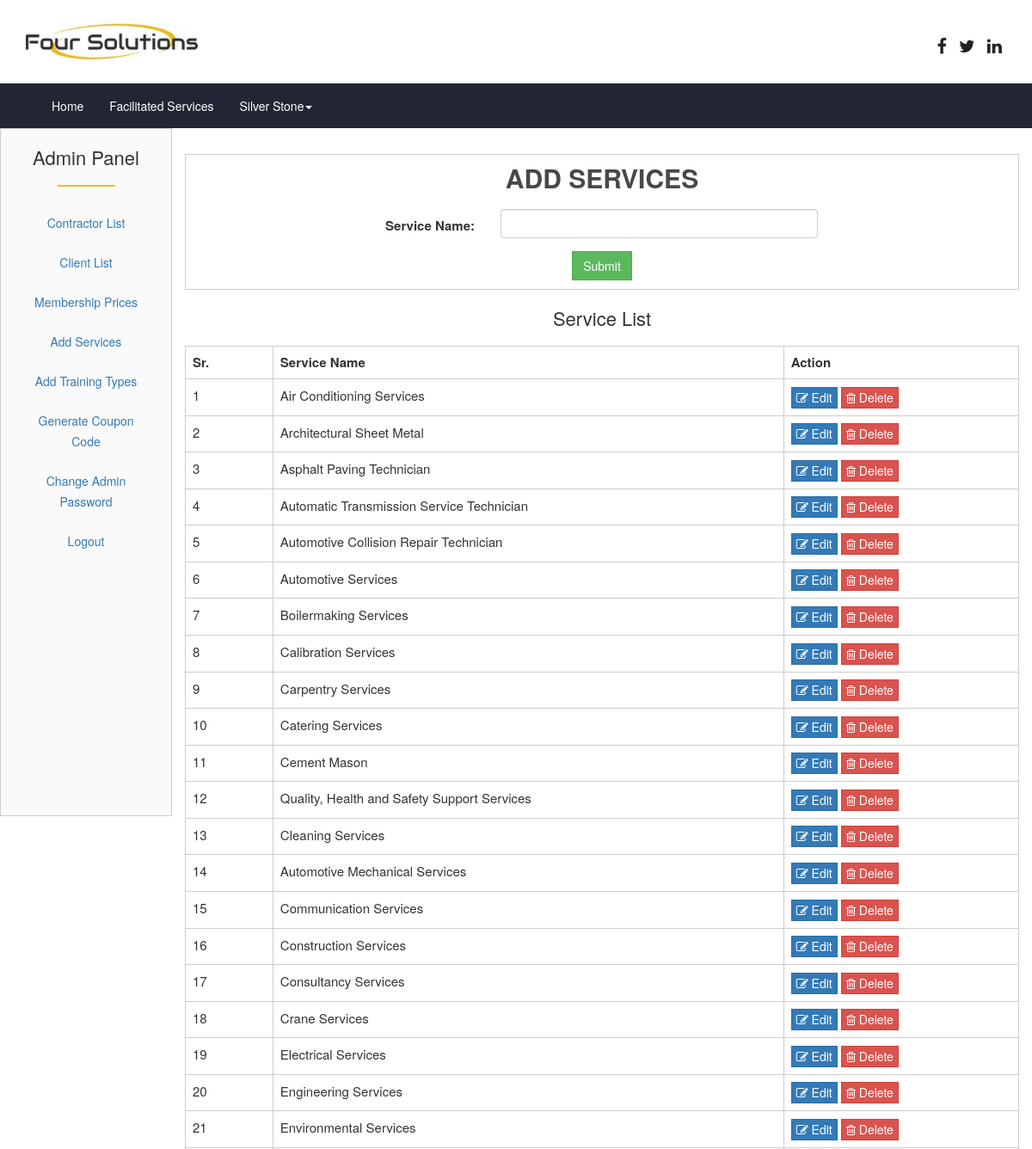
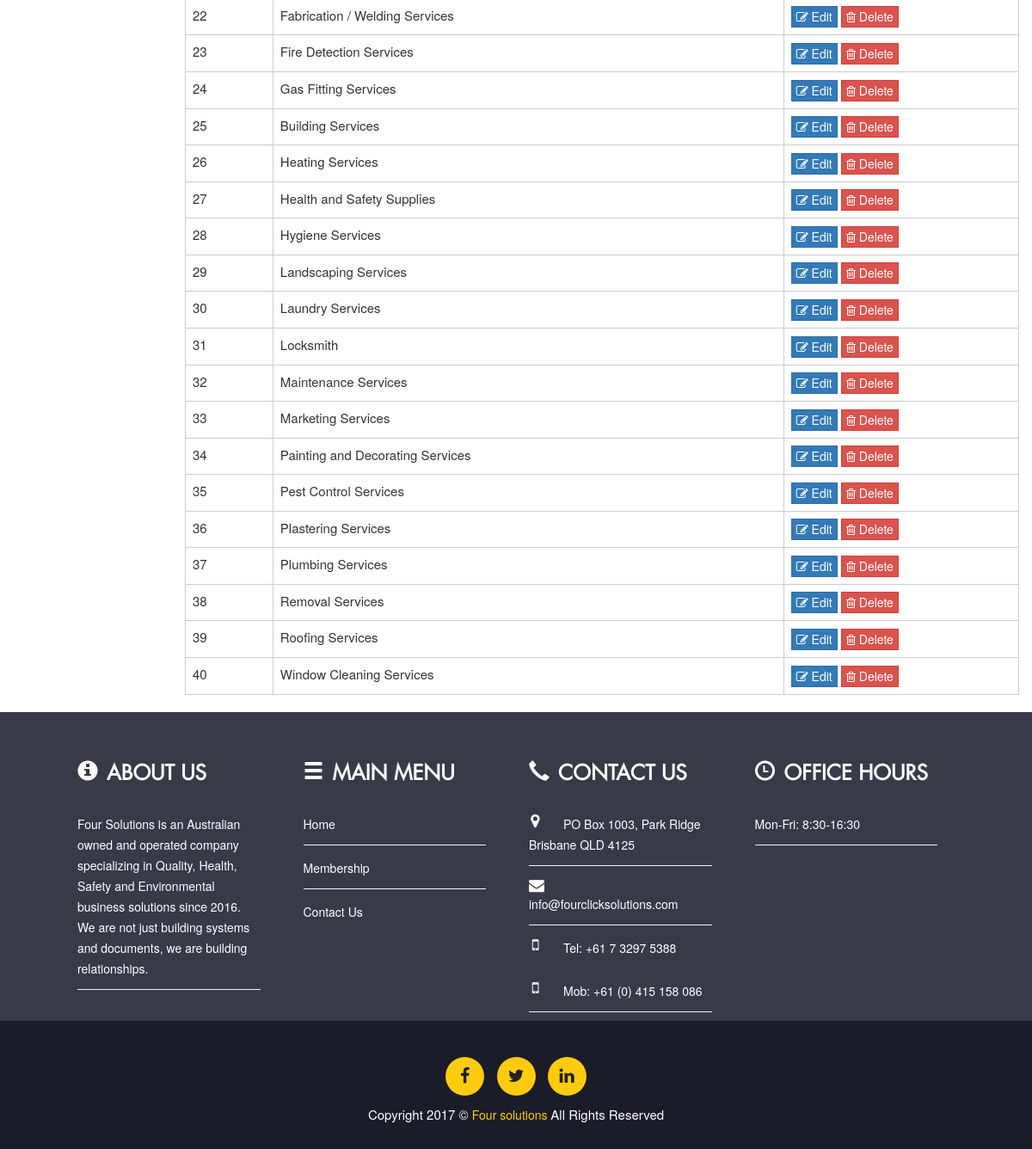
The app's page /admin/services.php (signed in) with its own data (2 pictures, top to bottom).
### tables this page shows
CREATE TABLE `services_type` (
  `serv_id` int(11) NOT NULL,
  `serv_name` varchar(255) NOT NULL
);

### admin/services.php (the view, shortened to what this page needs)
<?php
@include("../header1.php");
@include("../contractor/db/connect.php");
?>
<div class="container-fluid">
  <?php @include("admin-sidebar.php"); ?>
    <div class="col-sm-10">
<div class="add-service text-center">
	<div class="sign_main_con_adj">
	<h2> Add Services</h2>
		<form class="form-horizontal"  action="services.php<?php
					if(isset($_GET['edit_id'])) { ?>?update_id=<?php echo $serid; }  ?> " method="post" id="signup-form">
		  <div class="form-group">
		    <label class="control-label col-sm-4" for="email">Service Name:</label>
		    <div class="col-sm-6">
		    <input type="text" class="form-control"   name="service_name" required="" id ="service_name" value="<?php if(isset($_GET['edit_id'])) echo $sername; ?>">
		    </div>
		  </div>
	  <?php
						  if(isset($_GET['edit_id']))
							{
							?><button id="btn-update" type="submit" value="btn-update" class="btn btn-success" name="btn-update">Update</button>
							<?php
							}
							else
							{
								?><button id="send" type="submit" name="submit" value="submit" class="btn btn-success">Submit</button><?php
							}
						?>
	</div>
</div>
    	<p class="para_adj">Service List</p>
     	<table class="table tabl_pad">
     	<form action="" Method="POST">
		      <tbody>
		      <tr>
		       <th>Sr.</th>
		        <th>Service Name</th>
		         <th>Action</th>
		      </tr>
		      <?php
    $result = "SELECT * FROM  `services_type` ";
				$sql = $conn->query($result);
					if ($sql->num_rows > 0) {
					$i='0';
	                while($row = $sql->fetch_assoc()) { $i++;?>
		      <tr>
		       <td><?= $i; ?></td>
		        <td><?= $row['serv_name'] ; ?></td>
		         	<td>
               <a href="services.php?edit_id=<?php echo $row['serv_id']; ?>" class="btn btn-primary btn-xs"><i class="fa fa-pencil-square-o"></i> Edit
              </a>
               <a onclick="javascript:confirmationDelete($(this));return false;" href="services.php?delete_id=<?php echo $row['serv_id']; ?> " class="btn btn-danger btn-xs"><i class="fa fa-trash-o"></i> Delete</a>
                        	</td>
		      </tr>
		    <?php }}?>
		    </tbody>
		  </table>
    </div>
  </div>
</div>
<?php
@include("../footer1.php");
?>

### header1.php (shortened to what this page needs)
<!DOCTYPE html>
 <html lang="en">
    <head>
        <link rel="stylesheet" href="../custom-font/fonts.css" />
        <link rel="stylesheet" href="../css/bootstrap.min.css" />
        <link rel="stylesheet" href="../css/font-awesome.min.css" />
        <link rel="stylesheet" href="../css/bootsnav.css">
        <link rel="stylesheet" href="../css/custom.css" />
  <link rel="stylesheet" type="text/css" href="../css/table.css">
    </head>
    <body>
        <header>
            <div class="top_nav">
                <div class="container">
                    <div class="logo">
                        <a class="navbar-brand" href=""><img src="../images/logo-construction.png" alt="logo"></a>
                    </div>
                    <ul class="list-inline social_icon">
                      <li><a href=""><span class="fa fa-facebook"></span></a></li>
                        <li><a href="https://twitter.com/4clicksolutions"><span class="fa fa-twitter"></span></a></li>
                        <li><a href="https://au.linkedin.com/in/andrew-greenslade-7aa58191"><span class="fa fa-linkedin"></span></a></li>
                    </ul>
                </div>
            </div>
            <nav class="navbar bootsnav">
                <div class="container">
                    <div class="navbar-header" id="header2">
                        <div class="collapse navbar-collapse" id="navbar-menu">
                            <ul class="nav navbar-nav menu">
                                <li><a href="../index.php">Home</a></li>
                                <li><a href="../Facilitated-Services.php">Facilitated Services</a></li>
                                <ul class="nav navbar-nav ">
                                    <li class="dropdown">
                                        <a href="#" class="dropdown-toggle" data-toggle="dropdown"><?php echo $_SESSION['business_name']; ?><b class="caret"></b></a>
                                    </li>
                                </ul>
                            </ul>
                        </div>
                    </div>
                </div>
            </nav>
        </header>

### admin/admin-sidebar.php
<div class="row content">
    <div class="col-sm-2 sidenav">
      <ul class="nav nav-pills nav-stacked ">
      	<p class="para_adj">Admin Panel</p>
      	<hr>
        <li><a href="admin-contractor.php">Contractor List</a></li>
        <li><a href="admin-client.php">Client List</a></li>
          <li><a href="admin-prices.php">Membership Prices</a></li>
            <li><a href="services.php">Add Services</a></li>
             <li><a href="training_type.php">Add Training Types</a></li>
             <li><a href="coupon.php">Generate Coupon Code</a></li>
             <li class=""><a href="change-password.php">Change Admin Password</a></li>
         <li><a href="../logout.php">Logout</a></li>
      </ul><br>
    </div>

### footer1.php (shortened to what this page needs)
        <footer>
            <div class=" footer_top">
                <div class="row">
                    <div class="col-lg-3 col-sm-7">
                        <div class="footer_item">
                            <h4><span class="glyphicon">&#xe086;</span>ABOUT US</h4>
                            <p>Four Solutions is an Australian owned and operated company specializing in Quality, Health, Safety and Environmental business solutions since 2016. We are not just building systems and documents, we are building relationships.
                            </p>
                        </div>
                    </div>
                     <div class="col-lg-3 col-sm-7">
                        <div class="footer_item">
                            <h4><span class="glyphicon">&#xe236;</span>MAIN MENU</h4>
                            <ul class="list-unstyled footer_contact">
                              <li><a href="index.php">Home</a></li>
                                <li><a href="pakages.php">Membership</a></li>
                                <li><a href="contact.php">Contact Us</a></li>
                            </ul>
                        </div>
                    </div>
                    <div class="col-lg-3 col-sm-7">
                        <div class="footer_item">
                            <h4><span class="glyphicon">&#xe182;</span>CONTACT US</h4>
                            <ul class="list-unstyled footer_contact">
                                <ul class="list-unstyled footer_contact">
                              <li><span class="fa fa-map-marker"></span>PO Box 1003, Park Ridge
Brisbane QLD 4125</li>
                                <li><span class="fa fa-envelope"></span> info@fourclicksolutions.com</li>
                                <li><span class="fa fa-mobile"></span>Tel: +61 7 3297 5388</li>
                                <li><span class="fa fa-mobile"></span>Mob: +61 (0) 415 158 086</li>
                            </ul>
                        </div>
                    </div>
                    <div class="col-lg-3 col-sm-7">
                     <div class="footer_item">
                        <h4><span class="glyphicon">&#xe023;</span>OFFICE HOURS</h4>
                        <p>Mon-Fri: 8:30-16:30</p>
                    </div>
                    </div>
                </div>
            </div>
            <div class="footer_bottom text-center">
                <p class="wow fadeInRight">
                     <ul class="list-inline footer_social_icon">
                                 <li><a href=""><span class="fa fa-facebook"></span></a></li>
                                <li><a href="https://twitter.com/4clicksolutions"><span class="fa fa-twitter"></span></a></li>
                                <li><a href="https://au.linkedin.com/in/andrew-greenslade-7aa58191"><span class="fa fa-linkedin"></span></a></li>
                            </ul>
                    Copyright 2017 ©  <a target="_blank" href="#">Four solutions </a>All Rights Reserved
                </p>
            </div>
        </footer>
    </body>
</html>

### css/bootsnav.css (style rules this page uses)
nav.bootsnav .container { position: relative; }
nav.navbar.bootsnav { margin-bottom: 0; -moz-border-radius: 0px; -webkit-border-radius: 0px; -o-border-radius: 0px; border-radius: 0px; background-color: #fff; border: none; border-bottom: solid 1px #e0e0e0; z-index: 9; }
nav.navbar.bootsnav ul.nav > li > a { color: #6f6f6f; background-color: transparent !important; }
body { -webkit-transition: all 0.3s ease-in-out; -moz-transition: all 0.3s ease-in-out; -o-transition: all 0.3s ease-in-out; -ms-transition: all 0.3s ease-in-out; transition: all 0.3s ease-in-out; }
nav.navbar.bootsnav ul.nav > li > a { padding: 30px 15px; }

### css/custom.css (style rules this page uses)
body { font-size: 15px; line-height: 24px; font-family: '"HelveticaNeue", "Helvetica Neue", Helvetica, Arial, Verdana, sans-serif; color: #484848; }
h1, h2, h3, h4, h5, h6 { font-weight: bold; text-transform: uppercase; color: #484848; }
h2 { font-size: 30px; margin: 0 0 20px; }
img { width: 100%; }
a,button { outline: 0 !important; }
.list-inline.info a,.list-inline.social_icon a,nav.navbar.bootsnav ul.nav > li > a,.attr-nav > ul > li > a,.btn.know_btn,#filters > button,.portfolio_hover_area,.portfolio_hover_area .fa,.testimonial_content,.testimonial_content p:first-child::before,#contact_form .form-control,#contact_form .btn.submit_btn,footer a,.footer_social_icon .fa,.post .date,#scrollUp { transition: all 0.4s ease; -webkit-transition: all 0.4s ease; -moz-transition: all 0.4s ease; -o-transition: all 0.4s ease; -ms-transition: all 0.4s ease; }
.top_nav { background: #fff none repeat scroll 0 0; overflow: hidden; padding: 10px 0; }
.list-inline.info a,.list-inline.social_icon a { color: #222; font-family: 'futura_ltbook', sans-serif; }
.list-inline.info a .fa,.list-inline.social_icon a .fa { font-size: 20px; vertical-align: text-top; }
.list-inline.social_icon { float: right; margin-top:30px; }
nav.navbar.bootsnav { background: #222533 none repeat scroll 0 0; border: 0 none; }
nav.navbar.bootsnav ul.nav > li > a { color: #fff; }
.navbar-brand { height: auto; padding:0px; }
#navbar-menu { margin: 6px 0; }
.nav.navbar-nav.menu { float: right; }
footer { background-size:cover; position:relative; padding-top:45px !important; }
footer::before { background: rgba(255, 255, 255, 0.33) none repeat scroll 0 0; content: ""; left: 0; position: absolute; top: 0; width: 100%; z-index: 1; }
footer::after { background: rgba(34, 37, 51, 0.9) none repeat scroll 0 0; content: ""; height: 100%; left: 0; position: absolute; top: 0; width: 100%; }
.footer_top,.footer_bottom { position:relative; z-index:1; color:#fff; padding-left: 90px; padding-right: 90px; }
.footer_item > h4 { color: #fff; font-family: "futura_ltbook",sans-serif; font-size: 24px; margin-bottom: 34px; text-transform: inherit; }
.footer_item .list-unstyled > li a { color: #fff; }
.list-inline.footer_social_icon { margin: 14px 0px 10px 0px; }
.footer_social_icon .fa { background: #ffcb0f none repeat scroll 0 0; border-radius: 100%; color: #222; font-size: 20px; height: 45px; padding: 12px; text-align: center; width: 45px; }
.list-unstyled.post,.list-unstyled.footer_contact { margin-top: -14px; }
.list-unstyled.post > li,.list-unstyled.footer_contact > li { padding: 14px 0; overflow:hidden; }
.footer_contact .fa { margin-right: 25px; text-align: center; width: 15px; float: left; font-size:18px; }
.footer_bottom { background: #1a1c27 none repeat scroll 0 0; padding: 28px 0 18px; }
.footer_bottom a { color: #ffcb0f; }
.logo { max-width: 200px; width: 100%; float: left; }
nav.navbar.bootsnav ul.nav > li > a { padding: 10px 15px !important; }
hr { border: solid 1px #efbb20; width: 65px; }
.btn { border-radius:0px; }
.add-service.text-center { margin-top: 30px; }

### records on screen
services_type: serv_name "Air Conditioning Services"
services_type: serv_name "Architectural Sheet Metal"
services_type: serv_name "Asphalt Paving Technician"
services_type: serv_name "Automatic Transmission Service Technician"
services_type: serv_name "Automotive Collision Repair Technician"
services_type: serv_name "Automotive Services"
services_type: serv_name "Boilermaking Services"
services_type: serv_name "Calibration Services"
services_type: serv_name "Carpentry Services"
services_type: serv_name "Catering Services"
services_type: serv_name "Cement Mason"
services_type: serv_name "Quality, Health and Safety Support Services"
services_type: serv_name "Cleaning Services"
services_type: serv_name "Automotive Mechanical Services"
services_type: serv_name "Communication Services"
services_type: serv_name "Construction Services"
services_type: serv_name "Consultancy Services"
services_type: serv_name "Crane Services"
services_type: serv_name "Electrical Services"
services_type: serv_name "Engineering Services"
services_type: serv_name "Environmental Services"
services_type: serv_name "Fabrication / Welding Services"
services_type: serv_name "Fire Detection Services"
services_type: serv_name "Gas Fitting Services"
services_type: serv_name "Building Services"
services_type: serv_name "Heating Services"
services_type: serv_name "Health and Safety Supplies"
services_type: serv_name "Hygiene Services"
services_type: serv_name "Landscaping Services"
services_type: serv_name "Laundry Services"
services_type: serv_name "Locksmith"
services_type: serv_name "Maintenance Services"
services_type: serv_name "Marketing Services"
services_type: serv_name "Painting and Decorating Services"
services_type: serv_name "Pest Control Services"
services_type: serv_name "Plastering Services"
services_type: serv_name "Plumbing Services"
services_type: serv_name "Removal Services"
services_type: serv_name "Roofing Services"
services_type: serv_name "Window Cleaning Services"

### other values on screen
$_SESSION['business_name'] "Silver Stone"
